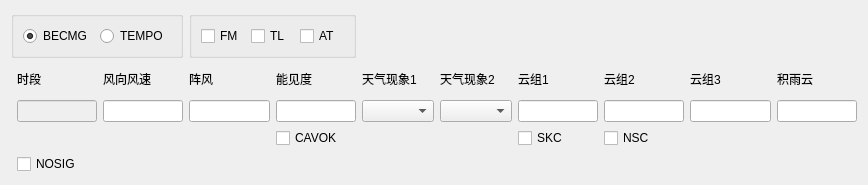
<?xml version="1.0" encoding="UTF-8"?>
<ui version="4.0">
 <class>Form</class>
 <widget class="QWidget" name="Form">
  <property name="geometry">
   <rect>
    <x>0</x>
    <y>0</y>
    <width>868</width>
    <height>185</height>
   </rect>
  </property>
  <property name="windowTitle">
   <string>Form</string>
  </property>
  <layout class="QVBoxLayout" name="verticalLayout">
   <item>
    <layout class="QGridLayout" name="main_layout">
     <item row="3" column="3">
      <widget class="QLineEdit" name="gust"/>
     </item>
     <item row="2" column="7">
      <widget class="QLabel" name="cloud1_label">
       <property name="text">
        <string>云组1</string>
       </property>
       <property name="buddy">
        <cstring>cloud1</cstring>
       </property>
      </widget>
     </item>
     <item row="2" column="3">
      <widget class="QLabel" name="gust_label">
       <property name="text">
        <string>阵风</string>
       </property>
       <property name="buddy">
        <cstring>gust</cstring>
       </property>
      </widget>
     </item>
     <item row="4" column="7">
      <widget class="QCheckBox" name="skc">
       <property name="text">
        <string>SKC</string>
       </property>
       <attribute name="buttonGroup">
        <string notr="true">cavok_group</string>
       </attribute>
      </widget>
     </item>
     <item row="2" column="9">
      <widget class="QLabel" name="cloud3_label">
       <property name="text">
        <string>云组3</string>
       </property>
       <property name="buddy">
        <cstring>cloud3</cstring>
       </property>
      </widget>
     </item>
     <item row="2" column="5">
      <widget class="QLabel" name="weather_label">
       <property name="text">
        <string>天气现象1</string>
       </property>
       <property name="buddy">
        <cstring>weather</cstring>
       </property>
      </widget>
     </item>
     <item row="3" column="8">
      <widget class="QLineEdit" name="cloud2"/>
     </item>
     <item row="2" column="8">
      <widget class="QLabel" name="cloud2_label">
       <property name="text">
        <string>云组2</string>
       </property>
       <property name="buddy">
        <cstring>cloud2</cstring>
       </property>
      </widget>
     </item>
     <item row="3" column="6">
      <widget class="QComboBox" name="weather_with_intensity"/>
     </item>
     <item row="2" column="4">
      <widget class="QLabel" name="vis_label">
       <property name="text">
        <string>能见度</string>
       </property>
       <property name="buddy">
        <cstring>vis</cstring>
       </property>
      </widget>
     </item>
     <item row="4" column="8">
      <widget class="QCheckBox" name="nsc">
       <property name="text">
        <string>NSC</string>
       </property>
       <attribute name="buttonGroup">
        <string notr="true">cavok_group</string>
       </attribute>
      </widget>
     </item>
     <item row="3" column="7">
      <widget class="QLineEdit" name="cloud1"/>
     </item>
     <item row="3" column="4">
      <widget class="QLineEdit" name="vis"/>
     </item>
     <item row="3" column="5">
      <widget class="QComboBox" name="weather"/>
     </item>
     <item row="3" column="2">
      <widget class="QLineEdit" name="wind"/>
     </item>
     <item row="2" column="10">
      <widget class="QLabel" name="cb_label">
       <property name="text">
        <string>积雨云</string>
       </property>
       <property name="buddy">
        <cstring>cb</cstring>
       </property>
      </widget>
     </item>
     <item row="2" column="6">
      <widget class="QLabel" name="weather_with_intensity_label">
       <property name="text">
        <string>天气现象2</string>
       </property>
       <property name="buddy">
        <cstring>weather_with_intensity</cstring>
       </property>
      </widget>
     </item>
     <item row="2" column="1">
      <widget class="QLabel" name="period_label">
       <property name="text">
        <string>时段</string>
       </property>
       <property name="buddy">
        <cstring>period</cstring>
       </property>
      </widget>
     </item>
     <item row="3" column="1">
      <widget class="QLineEdit" name="period">
       <property name="enabled">
        <bool>false</bool>
       </property>
      </widget>
     </item>
     <item row="0" column="0" colspan="3">
      <widget class="QGroupBox" name="group_type">
       <property name="title">
        <string/>
       </property>
       <layout class="QGridLayout" name="gridLayout_6">
        <item row="0" column="0">
         <widget class="QRadioButton" name="becmg">
          <property name="text">
           <string>BECMG</string>
          </property>
          <property name="checked">
           <bool>true</bool>
          </property>
         </widget>
        </item>
        <item row="0" column="1">
         <widget class="QRadioButton" name="tempo">
          <property name="text">
           <string>TEMPO</string>
          </property>
         </widget>
        </item>
       </layout>
      </widget>
     </item>
     <item row="3" column="9">
      <widget class="QLineEdit" name="cloud3"/>
     </item>
     <item row="3" column="10">
      <widget class="QLineEdit" name="cb"/>
     </item>
     <item row="4" column="4">
      <widget class="QCheckBox" name="cavok">
       <property name="text">
        <string>CAVOK</string>
       </property>
       <property name="checkable">
        <bool>true</bool>
       </property>
       <attribute name="buttonGroup">
        <string notr="true">cavok_group</string>
       </attribute>
      </widget>
     </item>
     <item row="5" column="1">
      <widget class="QCheckBox" name="nosig">
       <property name="text">
        <string>NOSIG</string>
       </property>
      </widget>
     </item>
     <item row="2" column="2">
      <widget class="QLabel" name="wind_label">
       <property name="text">
        <string>风向风速</string>
       </property>
       <property name="buddy">
        <cstring>wind</cstring>
       </property>
      </widget>
     </item>
     <item row="0" column="3" colspan="2">
      <widget class="QGroupBox" name="group_prefix">
       <property name="title">
        <string/>
       </property>
       <layout class="QGridLayout" name="gridLayout_5">
        <item row="0" column="2">
         <widget class="QCheckBox" name="at">
          <property name="text">
           <string>AT</string>
          </property>
          <property name="checkable">
           <bool>true</bool>
          </property>
         </widget>
        </item>
        <item row="0" column="0">
         <widget class="QCheckBox" name="fm">
          <property name="text">
           <string>FM</string>
          </property>
          <property name="checkable">
           <bool>true</bool>
          </property>
         </widget>
        </item>
        <item row="0" column="1">
         <widget class="QCheckBox" name="tl">
          <property name="text">
           <string>TL</string>
          </property>
          <property name="checked">
           <bool>false</bool>
          </property>
         </widget>
        </item>
       </layout>
      </widget>
     </item>
    </layout>
   </item>
  </layout>
 </widget>
 <tabstops>
  <tabstop>becmg</tabstop>
  <tabstop>tempo</tabstop>
  <tabstop>fm</tabstop>
  <tabstop>tl</tabstop>
  <tabstop>at</tabstop>
  <tabstop>period</tabstop>
  <tabstop>wind</tabstop>
  <tabstop>gust</tabstop>
  <tabstop>vis</tabstop>
  <tabstop>weather</tabstop>
  <tabstop>weather_with_intensity</tabstop>
  <tabstop>cloud1</tabstop>
  <tabstop>cloud2</tabstop>
  <tabstop>cloud3</tabstop>
  <tabstop>cb</tabstop>
  <tabstop>skc</tabstop>
  <tabstop>nsc</tabstop>
 </tabstops>
 <resources/>
 <connections/>
 <buttongroups>
  <buttongroup name="cavok_group">
   <property name="exclusive">
    <bool>false</bool>
   </property>
  </buttongroup>
 </buttongroups>
</ui>
